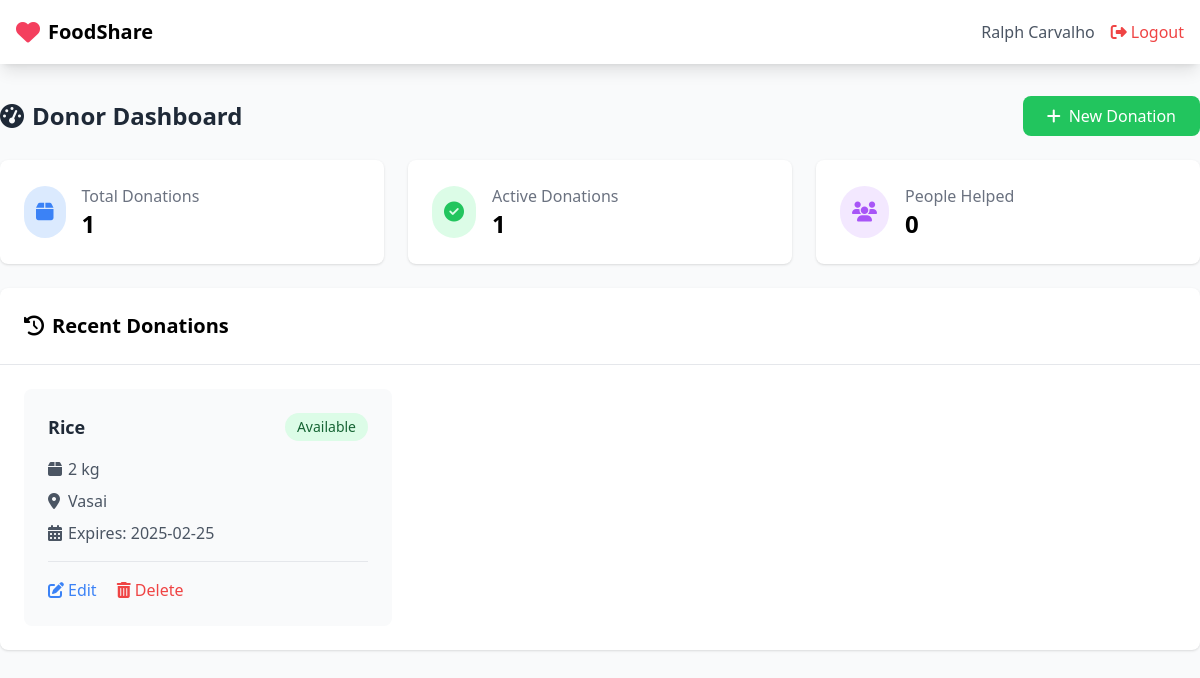
The page / (signed in) on the database its author committed.
### models.py (models this page shows)
class FoodDonation(db.Model):
    __tablename__ = 'food_donations'
    id = db.Column(db.Integer, primary_key=True)
    user_id = db.Column(db.Integer, db.ForeignKey('users.id'), nullable=False, index=True)
    food_name = db.Column(db.String(100), nullable=False)
    quantity = db.Column(db.String(50), nullable=False)
    location = db.Column(db.String(200), nullable=False)
    expiry_date = db.Column(db.Date, nullable=False, index=True)
    created_at = db.Column(db.DateTime, default=datetime.utcnow)
    status = db.Column(db.String(20), default='available')
    requests = db.relationship('FoodRequest', backref='donation', lazy=True,
                             cascade="all, delete-orphan")

### app.py (the view, shortened to what this page needs)
@app.route('/')
@login_required
def dashboard():
    try:
        if session['role'] == 'donor':
            donations = FoodDonation.query.filter_by(user_id=session['user_id'])
            stats = {
                'total_donations': donations.count(),
                'active_donations': donations.filter_by(status='available').count(),
                'people_helped': FoodRequest.query.join(FoodDonation).filter(
                    FoodDonation.user_id == session['user_id'],
                    FoodRequest.status == 'collected'
                ).count()
            }
            recent_donations = donations.order_by(
                desc(FoodDonation.created_at)
            ).limit(6).all()
            return render_template('donor_dashboard.html',
                                 stats=stats,
                                 recent_donations=recent_donations)
    except Exception as e:
        logger.error(f"Dashboard error: {str(e)}")
        flash('Error loading dashboard.', 'danger')
        return redirect(url_for('login'))

### app.py (called while the page is built)
def login_required(f):
    @wraps(f)
    def decorated_function(*args, **kwargs):
        if 'user_id' not in session:
            flash('Please login first.', 'danger')
            return redirect(url_for('login'))
        return f(*args, **kwargs)
    return decorated_function

### templates/donor_dashboard.html (shortened to what this page needs)
{% extends "base.html" %}
{% block content %}
<div class="space-y-6">
    <div class="flex justify-between items-center">
        <h1 class="text-2xl font-bold text-gray-800">
            <i class="fas fa-tachometer-alt mr-2"></i>Donor Dashboard
        </h1>
        <a href="{{ url_for('donate_food') }}"
           class="bg-green-500 hover:bg-green-600 text-white px-6 py-2 rounded-lg
                  flex items-center space-x-2">
            <i class="fas fa-plus"></i>
            <span>New Donation</span>
        </a>
    </div>
    <div class="grid grid-cols-1 md:grid-cols-3 gap-6">
        <div class="bg-white rounded-lg shadow p-6">
            <div class="flex items-center space-x-4">
                <div class="p-3 bg-blue-100 rounded-full">
                    <i class="fas fa-box text-blue-500 text-xl"></i>
                </div>
                <div>
                    <p class="text-gray-500">Total Donations</p>
                    <h3 class="text-2xl font-bold">{{ stats.total_donations }}</h3>
                </div>
            </div>
        </div>
        <div class="bg-white rounded-lg shadow p-6">
            <div class="flex items-center space-x-4">
                <div class="p-3 bg-green-100 rounded-full">
                    <i class="fas fa-check-circle text-green-500 text-xl"></i>
                </div>
                <div>
                    <p class="text-gray-500">Active Donations</p>
                    <h3 class="text-2xl font-bold">{{ stats.active_donations }}</h3>
                </div>
            </div>
        </div>
        <div class="bg-white rounded-lg shadow p-6">
            <div class="flex items-center space-x-4">
                <div class="p-3 bg-purple-100 rounded-full">
                    <i class="fas fa-users text-purple-500 text-xl"></i>
                </div>
                <div>
                    <p class="text-gray-500">People Helped</p>
                    <h3 class="text-2xl font-bold">{{ stats.people_helped }}</h3>
                </div>
            </div>
        </div>
    </div>
    <div class="bg-white rounded-lg shadow">
        <div class="p-6 border-b">
            <h2 class="text-xl font-semibold">
                <i class="fas fa-history mr-2"></i>Recent Donations
            </h2>
        </div>
        <div class="p-6">
            {% if recent_donations %}
            <div class="grid grid-cols-1 md:grid-cols-2 lg:grid-cols-3 gap-6">
                {% for donation in recent_donations %}
                <div class="bg-gray-50 rounded-lg p-6 space-y-4">
                    <div class="flex justify-between items-start">
                        <h3 class="text-lg font-semibold text-gray-800">{{ donation.food_name }}</h3>
                        <span class="px-3 py-1 rounded-full text-sm
                               {% if donation.status == 'available' %}bg-green-100 text-green-800
                               {% else %}bg-gray-100 text-gray-800{% endif %}">
                            {{ donation.status|title }}
                        </span>
                    </div>
                    <div class="space-y-2 text-gray-600">
                        <p class="flex items-center">
                            <i class="fas fa-box w-5"></i>
                            {{ donation.quantity }}
                        </p>
                        <p class="flex items-center">
                            <i class="fas fa-map-marker-alt w-5"></i>
                            {{ donation.location }}
                        </p>
                        <p class="flex items-center">
                            <i class="fas fa-calendar-alt w-5"></i>
                            Expires: {{ donation.expiry_date.strftime('%Y-%m-%d') }}
                        </p>
                    </div>
                    <div class="pt-4 border-t border-gray-200">
                        <a href="{{ url_for('edit_donation', id=donation.id) }}"
                           class="text-blue-500 hover:text-blue-700 mr-4">
                            <i class="fas fa-edit mr-1"></i>Edit
                        </a>
                        <a href="{{ url_for('delete_donation', id=donation.id) }}"
                           class="text-red-500 hover:text-red-700"
                           onclick="return confirm('Are you sure?')">
                            <i class="fas fa-trash-alt mr-1"></i>Delete
                        </a>
                    </div>
                </div>
                {% endfor %}
            </div>
            {% endif %}
        </div>
    </div>
</div>
{% endblock %}

### templates/base.html (shortened to what this page needs)
<!DOCTYPE html>
<html lang="en">
<head>
    <script src="https://cdn.tailwindcss.com"></script>
    <link rel="stylesheet" href="https://cdnjs.cloudflare.com/ajax/libs/font-awesome/6.5.1/css/all.min.css">
</head>
<body class="min-h-screen bg-gray-50">
    <nav class="bg-white shadow-lg">
        <div class="max-w-7xl mx-auto px-4">
            <div class="flex justify-between items-center h-16">
                <a href="{{ url_for('dashboard') if 'user_id' in session else url_for('login') }}"
                   class="flex items-center space-x-2">
                    <i class="fas fa-heart text-2xl text-rose-500"></i>
                    <span class="text-xl font-bold">FoodShare</span>
                </a>
                {% if 'user_id' not in session %}
                <div class="flex items-center space-x-4">
                    <a href="{{ url_for('login') }}" class="text-gray-600 hover:text-gray-900">Login</a>
                    <a href="{{ url_for('signup') }}"
                       class="bg-blue-500 text-white px-4 py-2 rounded-lg hover:bg-blue-600">
                       Sign Up
                    </a>
                </div>
                {% else %}
                <div class="flex items-center space-x-4">
                    <span class="text-gray-600">{{ session['user_name'] }}</span>
                    <a href="{{ url_for('logout') }}" class="text-red-500 hover:text-red-600">
                        <i class="fas fa-sign-out-alt mr-1"></i>Logout
                    </a>
                </div>
                {% endif %}
            </div>
        </div>
    </nav>
    <div class="max-w-7xl mx-auto px-4 py-4">
    </div>
    <main class="min-h-[calc(100vh-4rem)]">
        {% block content %}{% endblock %}
    </main>
</body>
</html>

### rows shown on the page
FoodDonation: food_name "Rice", status "Available", quantity "2 kg", location "Vasai", expiry_date "2025-02-25"

### other values the page prints
{{ session['user_name'] }} "Ralph Carvalho"
{{ stats.total_donations }} "1"
{{ stats.active_donations }} "1"
{{ stats.people_helped }} "0"
